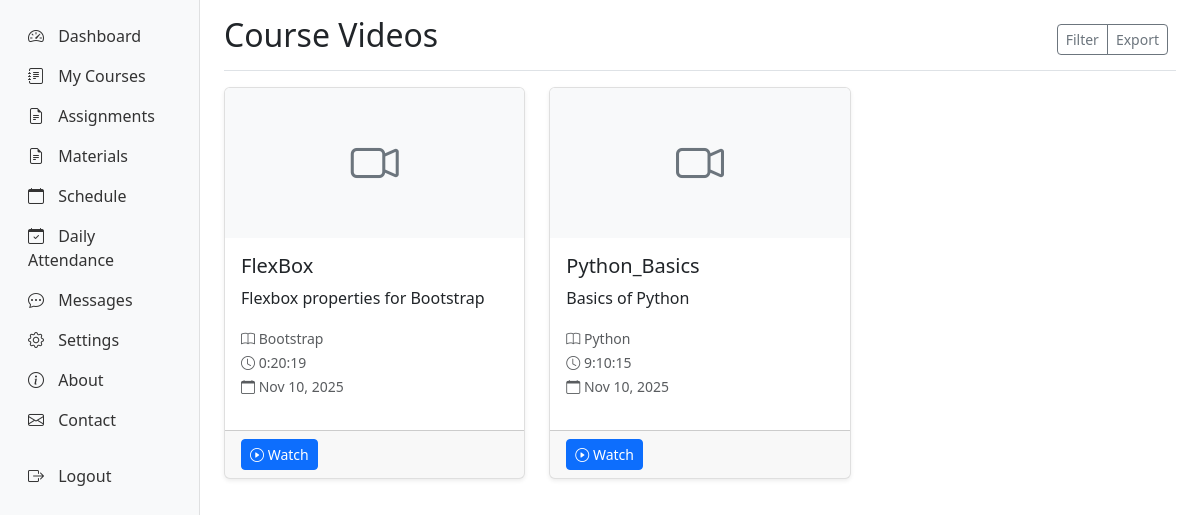
The app's page /students/videos/ (signed in) with its own data.
### courses/models.py (models this page shows, shortened)
class Video(models.Model):
    VIDEO_TYPES = [
        ('mp4', 'MP4 Video'),
        ('avi', 'AVI Video'),
        ('mov', 'MOV Video'),
        ('wmv', 'WMV Video'),
        ('flv', 'FLV Video'),
        ('webm', 'WebM Video'),
        ('other', 'Other Video'),
    ]
    title = models.CharField(max_length=200)
    description = models.TextField(blank=True)
    video_file = models.FileField(upload_to='course_videos/', blank=True, null=True)
    video_url = models.URLField(blank=True, null=True)
    video_type = models.CharField(max_length=10, choices=VIDEO_TYPES, default='mp4')
    course = models.ForeignKey(Course, on_delete=models.CASCADE, related_name='videos')
    module = models.ForeignKey(Module, on_delete=models.CASCADE, related_name='videos', null=True, blank=True)
    duration = models.DurationField(blank=True, null=True)
    thumbnail = models.ImageField(upload_to='video_thumbnails/', blank=True, null=True)
    uploaded_by = models.ForeignKey(User, on_delete=models.CASCADE)
    view_count = models.PositiveIntegerField(default=0)
    is_active = models.BooleanField(default=True)
    created_at = models.DateTimeField(auto_now_add=True)
    updated_at = models.DateTimeField(auto_now=True)

class Course(models.Model):
    title = models.CharField(max_length=200)
    code = models.CharField(max_length=20, unique=True)
    description = models.TextField()
    category = models.ForeignKey(Category, on_delete=models.CASCADE, related_name='courses')
    instructor = models.ForeignKey('instructors.Instructor', on_delete=models.CASCADE, related_name='courses')
    thumbnail = models.ImageField(upload_to='course_thumbnails/', blank=True, null=True)
    price = models.DecimalField(max_digits=10, decimal_places=2, default=0.00)
    is_published = models.BooleanField(default=False)
    created_at = models.DateTimeField(auto_now_add=True)
    updated_at = models.DateTimeField(auto_now=True)

### students/views.py (the view)
# urls.py: path('videos/', views.video_list, name='video_list'),
@login_required
def videos(request):
    try:
        student = request.user.student
    except Student.DoesNotExist:
        messages.error(request, 'Student profile not found.')
        return redirect('students:dashboard')
    enrollments = Enrollment.objects.filter(student=student).select_related('course')
    course_ids = [enrollment.course.id for enrollment in enrollments]
    videos = Video.objects.filter(course_id__in=course_ids).select_related('course').order_by('-created_at')
    paginator = Paginator(videos, 10)  # Show 10 videos per page
    page_number = request.GET.get('page')
    page_obj = paginator.get_page(page_number)
    context = {
        'student': student,
        'page_obj': page_obj,
    }
    return render(request, 'students/videos.html', context)

### templates/students/videos.html (shortened to what this page needs)
{% extends 'base.html' %}
{% block content %}
<div class="container-fluid">
    <div class="row">
        {% include 'students/sidebar.html' %}
        <main class="col-md-9 ms-sm-auto col-lg-10 px-md-4">
            <div class="d-flex justify-content-between flex-wrap flex-md-nowrap align-items-center pt-3 pb-2 mb-3 border-bottom">
                <h1 class="h2">Course Videos</h1>
                <div class="btn-toolbar mb-2 mb-md-0">
                    <div class="btn-group me-2">
                        <button type="button" class="btn btn-sm btn-outline-secondary">Filter</button>
                        <button type="button" class="btn btn-sm btn-outline-secondary">Export</button>
                    </div>
                </div>
            </div>
            {% if page_obj %}
            <div class="row">
                {% for video in page_obj %}
                <div class="col-md-6 col-lg-4 mb-4">
                    <div class="card h-100">
                        {% if video.thumbnail %}
                        <img src="{{ video.thumbnail.url }}" class="card-img-top" alt="{{ video.title }}" style="height: 150px; object-fit: cover;">
                        {% else %}
                        <div class="card-img-top bg-light d-flex align-items-center justify-content-center" style="height: 150px;">
                            <i class="bi bi-camera-video" style="font-size: 3rem; color: #6c757d;"></i>
                        </div>
                        {% endif %}
                        <div class="card-body">
                            <h5 class="card-title">{{ video.title }}</h5>
                            <p class="card-text">{{ video.description|truncatewords:20 }}</p>
                            <p class="text-muted">
                                <small>
                                    <i class="bi bi-book"></i> {{ video.course.title }}<br>
                                    {% if video.duration %}
                                    <i class="bi bi-clock"></i> {{ video.duration }}<br>
                                    {% endif %}
                                    <i class="bi bi-calendar"></i> {{ video.created_at|date:"M d, Y" }}
                                </small>
                            </p>
                        </div>
                        <div class="card-footer">
                            <a href="{% url 'students:video_detail' video.id %}" class="btn btn-primary btn-sm">
                                <i class="bi bi-play-circle"></i> Watch
                            </a>
                        </div>
                    </div>
                </div>
                {% empty %}
                <div class="col-12">
                    <div class="alert alert-info" role="alert">
                        <i class="bi bi-info-circle"></i> No videos available for your courses.
                    </div>
                </div>
                {% endfor %}
            </div>
            {% else %}
            <div class="alert alert-info" role="alert">
                <i class="bi bi-info-circle"></i> No videos available for your courses.
            </div>
            {% endif %}
        </main>
    </div>
</div>
{% endblock %}

### static/css/style.css (style rules this page uses)
.card { box-shadow: 0 0.125rem 0.25rem rgba(0, 0, 0, 0.075); border: 1px solid rgba(0, 0, 0, 0.125); }
.btn-group .btn { border-radius: 0; }
.btn-group .btn:first-child { border-top-left-radius: 0.25rem; border-bottom-left-radius: 0.25rem; }
.btn-group .btn:last-child { border-top-right-radius: 0.25rem; border-bottom-right-radius: 0.25rem; }

### records on screen
Video: title "FlexBox", description "Flexbox properties for Bootstrap", course "Bootstrap", duration "0:20:19", created_at "Nov 10, 2025"
Video: title "Python_Basics", description "Basics of Python", course "Python", duration "9:10:15", created_at "Nov 10, 2025"
